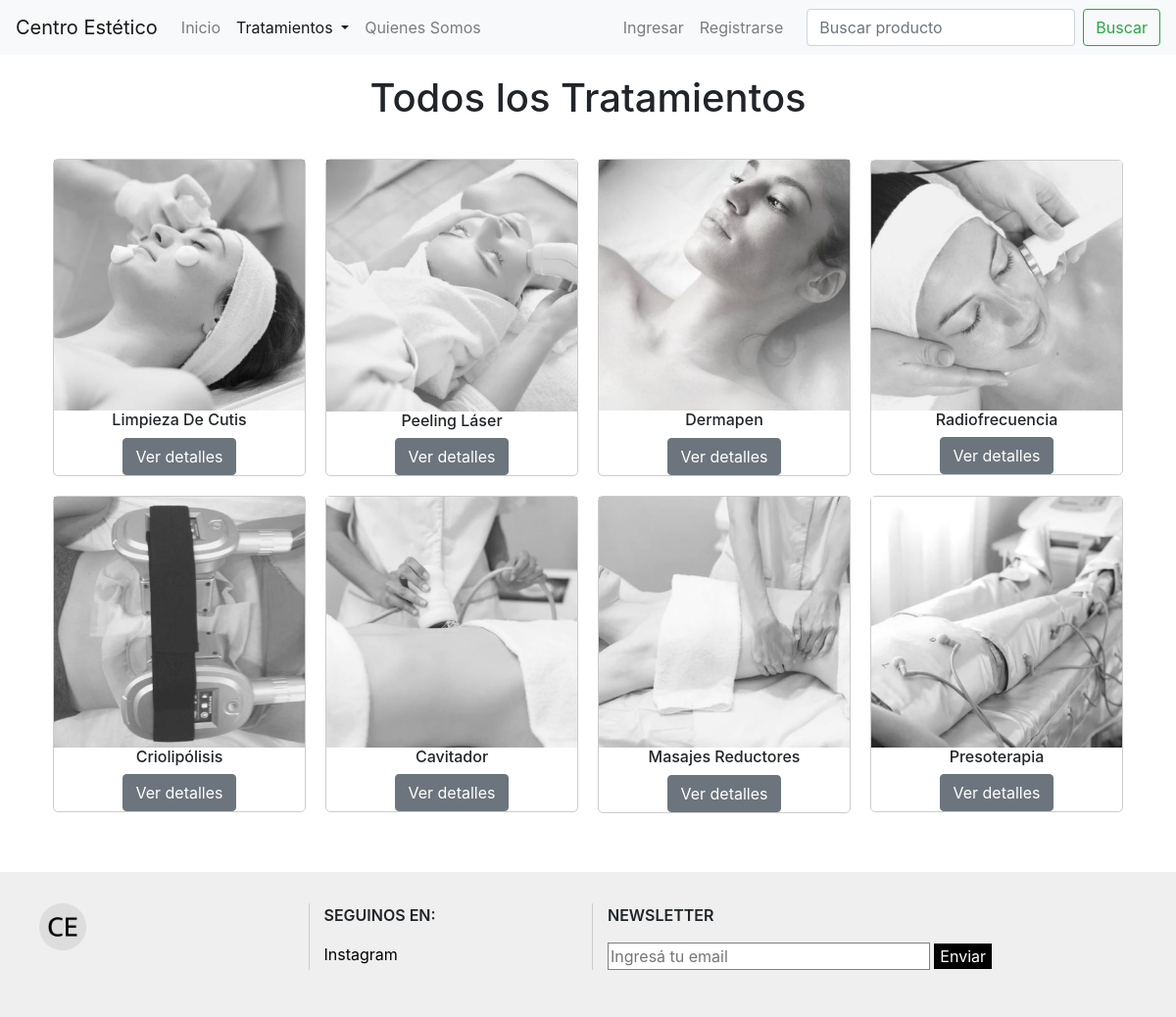
The page /products/list-products/ on the database its author committed.
### products/models.py (models this page shows, shortened)
class Product(models.Model):
    CATEGORY_CHOICES = (
        ("face", "face"),
        ("body", "body"),
    )
    nombre = models.CharField(max_length=50)
    precio = models.FloatField()
    stock = models.BooleanField(default=True)
    categoria = models.CharField(max_length=15, choices = CATEGORY_CHOICES)
    descripcion = models.TextField(null=True)
    imagen = models.ImageField(upload_to="products_images", null=True)

### products/views.py (the view)
# urls.py: path('list-products/', list_products),
def list_products(request):
    if "search" in request.GET:
        search = request.GET["search"]
        products = Product.objects.filter(nombre__icontains=search)
    else:
        products = Product.objects.all()
    context = {
        "products": products,
    }
    return render(request, "products/list_products.html", context=context)

### templates/products/list_products.html (shortened to what this page needs)
{% extends "base.html" %}
{% block active-products %}
  active
{% endblock %}
{% block content %}
  <section>
    <h1 class="titulo">Todos los Tratamientos</h1>
    <div class="products">
      {% for product in products %}
        <div class="product">
          {% if product.imagen %}
            <img class="product__image"src="{{product.imagen.url}}" class="card-img-top" alt="...">
          {% endif %}
          <div>
            <h2 class="product__title">{{product.nombre}}</h2>
            <a href="/products/detail-product/{{product.id}}/" class="btn btn-secondary">Ver detalles</a>
          </div>
        </div>
      {% endfor %}
    </div>
  </section>
{% endblock %}

### templates/base.html (shortened to what this page needs)
<!DOCTYPE html>
<html lang="es">
<head>
    {% load static %}
    <link rel="stylesheet" href="https://cdn.jsdelivr.net/npm/bootstrap@4.6.2/dist/css/bootstrap.min.css">
    <link href="{% static 'styles/styles.css' %}" rel="stylesheet">
</head>
<body>
    <header class="sticky">
        <nav class="navbar navbar-expand-lg navbar-light bg-light">
            <a class="navbar-brand" href="/">Centro Estético</a>
            <div class="collapse navbar-collapse" id="navbarSupportedContent">
                <ul class="navbar-nav mr-auto">
                    <li class="nav-item {% block active-index %} {% endblock %}">
                        <a class="nav-link" href="/">Inicio</a>
                    </li>
                    <li class="nav-item {% block active-products %} {% endblock %} dropdown">
                        <a class="nav-link dropdown-toggle" href="#" role="button" data-toggle="dropdown" aria-expanded="false">Tratamientos
                        </a>
                    </li>
                    <li class="nav-item {% block active-about %} {% endblock %}">
                        <a class="nav-link" href="/about/">Quienes Somos</a>
                    </li>
                </ul>
                <ul class="navbar-nav mr-3">
                    {% if request.user.is_authenticated %}
                    <li class="nav-item {% block active-user %} {% endblock %} dropdown">
                        <a class="nav-link dropdown-toggle" href="#" role="button" data-toggle="dropdown" aria-expanded="false">
                            {% if request.user.profile.profile_picture.url != '' %}
                                <img class="user__image-thumbnail" src="{{request.user.profile.profile_picture.url}}" alt="profile_picture">
                            {% endif %}
                            {{request.user.username}}
                        </a>
                        <div class="dropdown-menu">
                            <a class="dropdown-item" href="/users/profile/">Ver perfil</a>
                            <a class="dropdown-item" href="/users/update/profile/">Editar perfil</a>
                            <a class="dropdown-item" href="/users/logout/">Cerrar sesión</a>
                        </div>
                    </li>
                    {% else %}
                        <li class="nav-item {% block active-login %} {% endblock %}">
                            <a class="nav-link" href="/users/login/">Ingresar</a>
                        </li>
                        <li class="nav-item {% block active-register %} {% endblock %}">
                            <a class="nav-link" href="/users/signup/">Registrarse</a>
                        </li>
                    {% endif %}
                </ul>
                <form class="form-inline my-2 my-lg-0" action="/products/list-products/" method="GET">
                    <input class="form-control mr-sm-2" type="search" placeholder="Buscar producto" aria-label="Search" name="search">
                    <button class="btn btn-outline-success my-2 my-sm-0" type="submit">Buscar</button>
                </form>
            </div>
        </nav>
    </header>
    <main>
        {% block content %}
        {% endblock %}
    </main>
    <footer class="footer">
        <ul class="row">
            <li class="footer__logo col-sm-6 col-lg-3">
                <a href="/"><img src="/media/favicon/favicon.ico" alt="logo"></a>
            </li>
            <li class="col-sm-6 col-lg-3">
                <p>SEGUINOS EN: </p>
                <a href="https://www.instagram.com" target="_blank">Instagram</a>
            </li>
            <li class="col-sm-6 col-lg-6">
                <form>
                    <p>NEWSLETTER</p>
                    <input class="footer__email" type="email" name="mail" placeholder="Ingresá tu email">
                    <input class="footer__btn" type="submit" value="Enviar">
                </form>
            </li>
        </ul>
    </footer>
</body>
</html>

### static/styles/styles.css (style rules this page uses)
main { min-height: 400px; }
.titulo { cursor: default; text-align: center; padding: 20px; }
.sticky { position: sticky; top: 0px; z-index: 1000; }
.products { display: flex; align-items: center; justify-content: center; flex-wrap: wrap; }
.product { text-align: center; border: solid 1px #cccccc; border-radius: 5px; width: fit-content; margin: 10px; }
.product__image { width: 16rem; }
.product__title { font-size: 1rem; }
.footer { background-color: #cccccc50; margin-top: 50px; padding: 2rem; padding-left: 0; cursor: default; }
.footer li { list-style: none; border-left: solid 1px #cccccc; }
.footer li a { text-decoration: none; color: #000000; }
.footer .footer__logo { border: none; padding-bottom: 10px; }
.footer li p { font-weight: 600; }
.footer__email { border: 1px solid #808080; outline: none; width: 60%; }
.footer__btn { border: none; background-color: #000000; color: #ffffff; }

### rows shown on the page
Product: imagen (picture), nombre "Limpieza De Cutis"
Product: imagen (picture), nombre "Peeling Láser"
Product: imagen (picture), nombre "Dermapen"
Product: imagen (picture), nombre "Radiofrecuencia"
Product: imagen (picture), nombre "Criolipólisis"
Product: imagen (picture), nombre "Cavitador"
Product: imagen (picture), nombre "Masajes Reductores"
Product: imagen (picture), nombre "Presoterapia"
